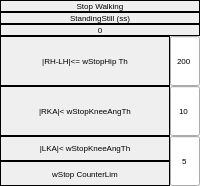
          <widget class="QFrame" name="stopWalking_Frame">
           <property name="frameShape">
            <enum>QFrame::Shape::Box</enum>
           </property>
           <property name="frameShadow">
            <enum>QFrame::Shadow::Plain</enum>
           </property>
           <property name="lineWidth">
            <number>0</number>
           </property>
           <layout class="QVBoxLayout" name="verticalLayout_4">
            <property name="spacing">
             <number>0</number>
            </property>
            <property name="leftMargin">
             <number>0</number>
            </property>
            <property name="topMargin">
             <number>0</number>
            </property>
            <property name="rightMargin">
             <number>0</number>
            </property>
            <property name="bottomMargin">
             <number>0</number>
            </property>
            <item>
             <widget class="QLabel" name="StopWalking_label">
              <property name="minimumSize">
               <size>
                <width>120</width>
                <height>0</height>
               </size>
              </property>
              <property name="maximumSize">
               <size>
                <width>16777215</width>
                <height>18</height>
               </size>
              </property>
              <property name="font">
               <font>
                <pointsize>6</pointsize>
               </font>
              </property>
              <property name="frameShape">
               <enum>QFrame::Shape::Box</enum>
              </property>
              <property name="text">
               <string>Stop Walking</string>
              </property>
              <property name="alignment">
               <set>Qt::AlignmentFlag::AlignCenter</set>
              </property>
             </widget>
            </item>
            <item>
             <widget class="QLabel" name="flag126_label">
              <property name="minimumSize">
               <size>
                <width>120</width>
                <height>0</height>
               </size>
              </property>
              <property name="maximumSize">
               <size>
                <width>16777215</width>
                <height>18</height>
               </size>
              </property>
              <property name="font">
               <font>
                <pointsize>6</pointsize>
               </font>
              </property>
              <property name="frameShape">
               <enum>QFrame::Shape::Box</enum>
              </property>
              <property name="text">
               <string>StandingStill (ss)</string>
              </property>
              <property name="alignment">
               <set>Qt::AlignmentFlag::AlignCenter</set>
              </property>
             </widget>
            </item>
            <item>
             <widget class="QLabel" name="stopWalking_stateNumber0_Label">
              <property name="minimumSize">
               <size>
                <width>120</width>
                <height>0</height>
               </size>
              </property>
              <property name="maximumSize">
               <size>
                <width>16777215</width>
                <height>18</height>
               </size>
              </property>
              <property name="font">
               <font>
                <pointsize>6</pointsize>
               </font>
              </property>
              <property name="frameShape">
               <enum>QFrame::Shape::Box</enum>
              </property>
              <property name="text">
               <string>0</string>
              </property>
              <property name="alignment">
               <set>Qt::AlignmentFlag::AlignCenter</set>
              </property>
             </widget>
            </item>
            <item>
             <layout class="QHBoxLayout" name="stoWalking_Flag1_horizontalLayout">
              <property name="spacing">
               <number>0</number>
              </property>
              <item>
               <widget class="QLabel" name="flag69_label">
                <property name="font">
                 <font>
                  <pointsize>6</pointsize>
                 </font>
                </property>
                <property name="frameShape">
                 <enum>QFrame::Shape::Box</enum>
                </property>
                <property name="text">
                 <string>|RH-LH|&lt;= wStopHip Th</string>
                </property>
                <property name="alignment">
                 <set>Qt::AlignmentFlag::AlignCenter</set>
                </property>
                <property name="wordWrap">
                 <bool>true</bool>
                </property>
               </widget>
              </item>
              <item>
               <widget class="QLineEdit" name="flag68_lineEdit">
                <property name="minimumSize">
                 <size>
                  <width>30</width>
                  <height>50</height>
                 </size>
                </property>
                <property name="maximumSize">
                 <size>
                  <width>30</width>
                  <height>1560000</height>
                 </size>
                </property>
                <property name="font">
                 <font>
                  <pointsize>6</pointsize>
                 </font>
                </property>
                <property name="text">
                 <string>200</string>
                </property>
                <property name="frame">
                 <bool>true</bool>
                </property>
                <property name="alignment">
                 <set>Qt::AlignmentFlag::AlignCenter</set>
                </property>
                <property name="placeholderText">
                 <string>200</string>
                </property>
               </widget>
              </item>
             </layout>
            </item>
            <item>
             <layout class="QHBoxLayout" name="stoWalking_Flag2_horizontalLayout">
              <property name="spacing">
               <number>0</number>
              </property>
              <item>
               <widget class="QLabel" name="flag70_label">
                <property name="font">
                 <font>
                  <pointsize>6</pointsize>
                 </font>
                </property>
                <property name="frameShape">
                 <enum>QFrame::Shape::Box</enum>
                </property>
                <property name="text">
                 <string>|RKA|&lt; wStopKneeAngTh</string>
                </property>
                <property name="alignment">
                 <set>Qt::AlignmentFlag::AlignCenter</set>
                </property>
                <property name="wordWrap">
                 <bool>true</bool>
                </property>
               </widget>
              </item>
              <item>
               <widget class="QLineEdit" name="flag69_lineEdit">
                <property name="minimumSize">
                 <size>
                  <width>30</width>
                  <height>50</height>
                 </size>
                </property>
                <property name="maximumSize">
                 <size>
                  <width>30</width>
                  <height>5000</height>
                 </size>
                </property>
                <property name="font">
                 <font>
                  <pointsize>6</pointsize>
                 </font>
                </property>
                <property name="text">
                 <string>10</string>
                </property>
                <property name="frame">
                 <bool>true</bool>
                </property>
                <property name="alignment">
                 <set>Qt::AlignmentFlag::AlignCenter</set>
                </property>
                <property name="placeholderText">
                 <string>10</string>
                </property>
               </widget>
              </item>
             </layout>
            </item>
            <item>
             <layout class="QHBoxLayout" name="StopWalking_Flag1and14_horizontalLayout">
              <property name="spacing">
               <number>0</number>
              </property>
              <item>
               <layout class="QVBoxLayout" name="StopWalking_Flag1and14_verticalLayout">
                <property name="spacing">
                 <number>0</number>
                </property>
                <item>
                 <widget class="QLabel" name="flag71_label">
                  <property name="font">
                   <font>
                    <pointsize>6</pointsize>
                   </font>
                  </property>
                  <property name="frameShape">
                   <enum>QFrame::Shape::Box</enum>
                  </property>
                  <property name="text">
                   <string>|LKA|&lt; wStopKneeAngTh</string>
                  </property>
                  <property name="alignment">
                   <set>Qt::AlignmentFlag::AlignCenter</set>
                  </property>
                  <property name="wordWrap">
                   <bool>true</bool>
                  </property>
                 </widget>
                </item>
                <item>
                 <widget class="QLabel" name="flag68_label">
                  <property name="font">
                   <font>
                    <pointsize>6</pointsize>
                   </font>
                  </property>
                  <property name="frameShape">
                   <enum>QFrame::Shape::Box</enum>
                  </property>
                  <property name="text">
                   <string>wStop CounterLim</string>
                  </property>
                  <property name="alignment">
                   <set>Qt::AlignmentFlag::AlignCenter</set>
                  </property>
                  <property name="wordWrap">
                   <bool>true</bool>
                  </property>
                 </widget>
                </item>
               </layout>
              </item>
              <item>
               <widget class="QLineEdit" name="flag70_and_flag71_lineEdit">
                <property name="minimumSize">
                 <size>
                  <width>30</width>
                  <height>50</height>
                 </size>
                </property>
                <property name="maximumSize">
                 <size>
                  <width>30</width>
                  <height>5000</height>
                 </size>
                </property>
                <property name="font">
                 <font>
                  <pointsize>6</pointsize>
                 </font>
                </property>
                <property name="text">
                 <string>5</string>
                </property>
                <property name="frame">
                 <bool>true</bool>
                </property>
                <property name="alignment">
                 <set>Qt::AlignmentFlag::AlignCenter</set>
                </property>
                <property name="placeholderText">
                 <string>5</string>
                </property>
               </widget>
              </item>
             </layout>
            </item>
           </layout>
          </widget>
